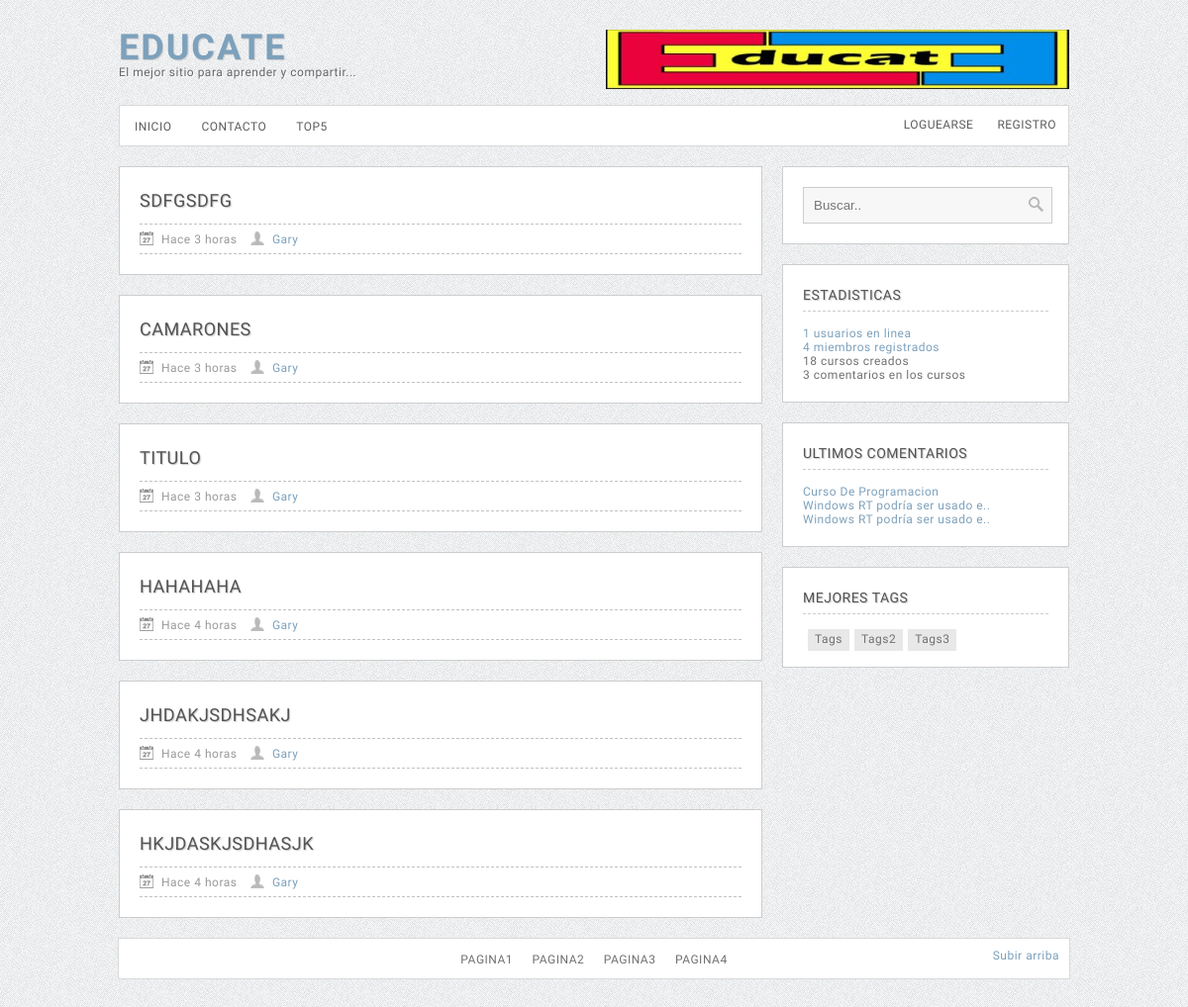
The page / on the database its author committed.
### tables this page shows
CREATE TABLE `z_datos` (
  `id` int(11) NOT NULL,
  `nombre` varchar(50) NOT NULL,
  `url` varchar(100) NOT NULL,
  `email` varchar(100) NOT NULL
);

CREATE TABLE `z_posts` (
  `id` int(11) NOT NULL,
  `titulo` varchar(100) NOT NULL,
  `url` varchar(150) NOT NULL,
  `contenido` text NOT NULL,
  `autor` int(11) NOT NULL,
  `fecha` timestamp NOT NULL DEFAULT CURRENT_TIMESTAMP,
  `visitas` int(11) NOT NULL,
  `time` int(11) NOT NULL,
  `puntos` int(11) NOT NULL DEFAULT '0',
  `keywords` varchar(150) NOT NULL,
  `descripcion` text NOT NULL,
  `urlamigable` varchar(100) NOT NULL,
  `youtube` varchar(255) NOT NULL
);

CREATE TABLE `z_users` (
  `id` int(11) NOT NULL,
  `nombre` varchar(50) NOT NULL,
  `password` varchar(60) NOT NULL,
  `recuperar` varchar(100) NOT NULL,
  `email` varchar(60) NOT NULL,
  `ultima` timestamp NOT NULL DEFAULT CURRENT_TIMESTAMP,
  `avatar` varchar(50) NOT NULL DEFAULT 'no_avatar.jpg',
  `rango` int(11) NOT NULL,
  `lema` text NOT NULL,
  `puntos` int(11) NOT NULL
);

CREATE TABLE `z_coment` (
  `id` int(11) NOT NULL,
  `autor` int(11) NOT NULL,
  `post` int(11) NOT NULL,
  `comentario` text NOT NULL
);

### inc/funciones.php (called while the page is built, shortened)
<?php
function UrlAmigablesInvertida($seo)
{
	global $database_conexion, $conexion;
	$query_Recordset13434 = sprintf ("SELECT z_posts.urlamigable FROM z_posts WHERE z_posts.id = '%s'" ,$seo);
	$Recordset13434 = mysql_query($query_Recordset13434, $conexion) or die(mysql_error());
	$row_Recordset13434 = mysql_fetch_assoc($Recordset13434);
    return $row_Recordset13434['urlamigable'];
}
		$query_SacarDatosWeb = "SELECT * FROM z_datos";
		$SacarDatosWeb = mysql_query($query_SacarDatosWeb, $conexion) or die(mysql_error());
		$row_SacarDatosWeb = mysql_fetch_assoc($SacarDatosWeb);
		$urlWeb=$row_SacarDatosWeb['url'];
		$nombreWeb=$row_SacarDatosWeb['nombre'];
function nombre ($iduser){
			global $database_conexion, $conexion;
			$query_ObtenerNombre = sprintf ("SELECT z_users.nombre FROM z_users WHERE z_users.id = %s",$iduser,"int");
			$ObtenerNombre = mysql_query($query_ObtenerNombre, $conexion) or die(mysql_error());
			$row_ObtenerNombre = mysql_fetch_assoc($ObtenerNombre);
			return $row_ObtenerNombre['nombre'];
}
function saber_titulo ($idpost){
			global $database_conexion, $conexion;
			$query_ObtenerNombre = sprintf ("SELECT z_posts.titulo FROM z_posts WHERE z_posts.id = %s",$idpost,"int");
			$ObtenerNombre = mysql_query($query_ObtenerNombre, $conexion) or die(mysql_error());
			$row_ObtenerNombre = mysql_fetch_assoc($ObtenerNombre);
			return $row_ObtenerNombre['titulo'];
}
function tiempo_transcurrido($fecha) {
	$intervalos = array("segundo", "minuto", "hora", utf8_decode("día"), "semana", "mes", utf8_decode("año"));
	$duraciones = array("60","60","24","7","4.35","12");
	$ahora = time();
	$Fecha_Unix = strtotime($fecha);
	if($ahora > $Fecha_Unix) {
		  $diferencia     =$ahora - $Fecha_Unix;
		  $tiempo         = "Hace";
	} else {
		  $diferencia     = $Fecha_Unix -$ahora;
		  $tiempo         = "Dentro de";
	}
	for($j = 0; $diferencia >= $duraciones[$j] && $j < count($duraciones)-1; $j++) {
	  $diferencia /= $duraciones[$j];
	}
	$diferencia = round($diferencia);
	if($diferencia != 1) {
		$intervalos[5].="e";
		$intervalos[$j].= "s";
	}
    return "$tiempo $diferencia $intervalos[$j]";
}
?>

### Connections/conexion.php (called while the page is built, shortened)
<?php
$hostname_conexion = "localhost";
$database_conexion = "bdsistemas";
$username_conexion = "root";
$password_conexion = "";
$conexion = mysql_pconnect($hostname_conexion, $username_conexion, $password_conexion) or trigger_error(mysql_error(),E_USER_ERROR);
?>
<?php if (is_file("inc/funciones.php")){
	include ("inc/funciones.php");
	}
	else {
	include ("../inc/funciones.php");
	}
?>

### inc/listado.php (the view, shortened to what this page needs)
<?php
$maxRows_SacarListado = 6;
$pageNum_SacarListado = 0;
$startRow_SacarListado = $pageNum_SacarListado * $maxRows_SacarListado;
$query_SacarListado = "SELECT * FROM z_posts ORDER BY id DESC";
$query_limit_SacarListado = sprintf("%s LIMIT %d, %d", $query_SacarListado, $startRow_SacarListado, $maxRows_SacarListado);
$SacarListado = mysql_query($query_limit_SacarListado, $conexion) or die(mysql_error());
$row_SacarListado = mysql_fetch_assoc($SacarListado);
?>
<?php do { ?>
  <div id="section_l">
    <div id="tittle_h">
    <a href="<?php echo $row_SacarListado['urlamigable']; ?>.html"><?php echo $row_SacarListado['titulo']; ?></a>
     </div>
    <div id="post_info"><span class="in_txt"><img class="h_img" src="<?php echo $urlWeb ?>img/date.png" width="14" height="14" /><?php echo tiempo_transcurrido($row_SacarListado['fecha']); ?></span>
      <span class="in_txt"><img class="h_img" src="<?php echo $urlWeb ?>img/author.png" width="14" height="14" /><a href="<?php echo $urlWeb ?>user/usuario.php?user=<?php echo $row_SacarListado['autor']; ?>"><?php echo nombre($row_SacarListado['autor']); ?></a></span>
      </div>
    </div>
  <?php } while ($row_SacarListado = mysql_fetch_assoc($SacarListado)); ?>

### index.php (shortened to what this page needs)
<?php require_once('Connections/conexion.php');?>
<!DOCTYPE html PUBLIC "-//W3C//DTD XHTML 1.0 Transitional//EN" "http://www.w3.org/TR/xhtml1/DTD/xhtml1-transitional.dtd">
<html xmlns="http://www.w3.org/1999/xhtml">
<head>
<link rel="stylesheet" type="text/css" href="css/estilos.css"/>
</head>
<body>
<div id="principal">
  <div id="head">
    <div id="logo">
      <h1><a href="<?php echo $urlWeb ?>"><?php echo $nombreWeb ?></a> </h1>
      El mejor sitio para aprender y compartir...
    </div>
    <div id="add468"><img src="img/educatelogo.jpg" width="468" height="60" /></div>
  </div>
  <?php include("inc/menu.php"); ?>
  <div id="leftt">
    <?php include("inc/listado.php"); ?>
  </div>
  <div id="rigthh">
    <?php include("inc/buscador.php"); ?>
    <?php include("inc/stats.php"); ?>
    <?php include("inc/last_com.php"); ?>
    <?php include("inc/tags.php"); ?>
  </div>
</div><div id="footer"><div id="txt_fo"><a href="#">Pagina1</a> <a href="#">Pagina2</a> <a href="#">Pagina3</a> <a href="#">Pagina4</a></div>
<div class="item_top"><a href="" id="arriba" >Subir arriba</a></div>
</div>
</body>
</html>

### inc/last_com.php (shortened to what this page needs)
<?php
$maxRows_LastComents = 7;
$pageNum_LastComents = 0;
$startRow_LastComents = $pageNum_LastComents * $maxRows_LastComents;
$query_LastComents = "SELECT * FROM z_coment ORDER BY z_coment.id DESC";
$query_limit_LastComents = sprintf("%s LIMIT %d, %d", $query_LastComents, $startRow_LastComents, $maxRows_LastComents);
$LastComents = mysql_query($query_limit_LastComents, $conexion) or die(mysql_error());
$row_LastComents = mysql_fetch_assoc($LastComents);
?>
<div id="sectio_r">
      <div id="side_r">ultimos comentarios</div>
      <?php do { ?>
        <span class="txt_side"><a href="<?php echo $urlWeb ?><?php echo UrlAmigablesInvertida($row_LastComents['post']) ?>.html">
	 <?php $titulolargo=saber_titulo($row_LastComents['post']);  if ((strlen($titulolargo))> 30) { $titulolargo=substr($titulolargo, 0, 30).".."; }
 echo $titulolargo?>
  </a></span><br />
        <?php } while ($row_LastComents = mysql_fetch_assoc($LastComents)); ?>
    </div>

### css/estilos.css (style rules this page uses)
body { background: #E9E9E9 url(../img/white-texture.png) repeat; font-size: 12px; letter-spacing: 0.5px; color: #717171; font-family: 'Istok Web',arial,serif; }
html { overflow-y:scroll; }
a { text-decoration: none; color: #7da1bc; }
#principal { overflow: hidden; width: 960px; margin: 30px auto 0px auto; }
#head { height: 66px; }
#logo { float: left; color: #666; text-shadow: 1px 1px 1px #FFF; }
#logo h1 { color: #909090; margin: 0!important; line-height: 1em!important; font-size: 36px; font-style: normal; text-transform: uppercase; letter-spacing: 2px; text-shadow: 1px 1px 1px #CCC; }
#leftt { float: left; width: 650px; }
#rigthh { float: right; width: 290px; }
#section_l { padding: 20px; background: #FFF; border: 1px solid #cdcdcd; margin-bottom: 20px; }
#sectio_r { padding: 20px; background: #FFF; border: 1px solid #cdcdcd; margin-bottom: 20px; }
#tittle_h { font-size: 18px; color: #535353; line-height: 1.5em; text-transform: uppercase; font-weight: normal; text-shadow: 1px 1px 1px #CCC; }
#tittle_h a { color: #535353; text-decoration:none; }
#post_info { font-size: 12px; color: #999; padding: 7px 0px; margin-top: 10px; border-top: 1px dashed #c2c2c2; border-bottom: 1px dashed #c2c2c2; }
#footer { background-color: #FFF; height: 40px; margin: auto; width: 960px; border: 1px solid #d9d9d9; margin-bottom: 30px; }
#txt_fo { text-transform: uppercase; padding-top: 14px; text-align: center; margin: 0px auto; }
#add468 { height: 60px; width: 468px; float: right; }
#txt_fo a { color: #717171; padding:0px 8px; }
#side_r { border-bottom: 1px dashed #CCC; padding-bottom: 5px; margin-top: 0px!important; margin-bottom: 15px; color: #535353; font-size:14px; line-height: 1.5em; text-transform: uppercase; font-weight: normal; text-shadow: 1px 1px 1px #CCC; }
.in_txt { margin-right: 10px; }
.h_img { margin-bottom: -2px; margin-right:8px; }
.txt_side { margin-bottom: 5px; }
.item_top { float:right; margin-top: -18px; margin-right: 10px; }

### rows shown on the page
z_datos: nombre "EDUCATE"
z_posts: titulo "SDFGSDFG", z_datos.url (picture), fecha "Hace 3 horas", autor.nombre "Gary"
z_posts: titulo "CAMARONES", z_datos.url (picture), fecha "Hace 3 horas", autor.nombre "Gary"
z_posts: titulo "TITULO", z_datos.url (picture), fecha "Hace 3 horas", autor.nombre "Gary"
z_posts: titulo "HAHAHAHA", z_datos.url (picture), fecha "Hace 4 horas", autor.nombre "Gary"
z_posts: titulo "JHDAKJSDHSAKJ", z_datos.url (picture), fecha "Hace 4 horas", autor.nombre "Gary"
z_posts: titulo "HKJDASKJSDHASJK", z_datos.url (picture), fecha "Hace 4 horas", autor.nombre "Gary"
z_coment: post.titulo "Curso De Programacion"
z_coment: post.titulo "Windows RT podría ser usado e.."
z_coment: post.titulo "Windows RT podría ser usado e.."

### other values the page prints
$totalRows_Estadisticason "1"
$totalRows_EstadisticasWeb "4"
$totalRows_EstadisticasPost "18"
$totalRows_EstadisticasCom "3"
